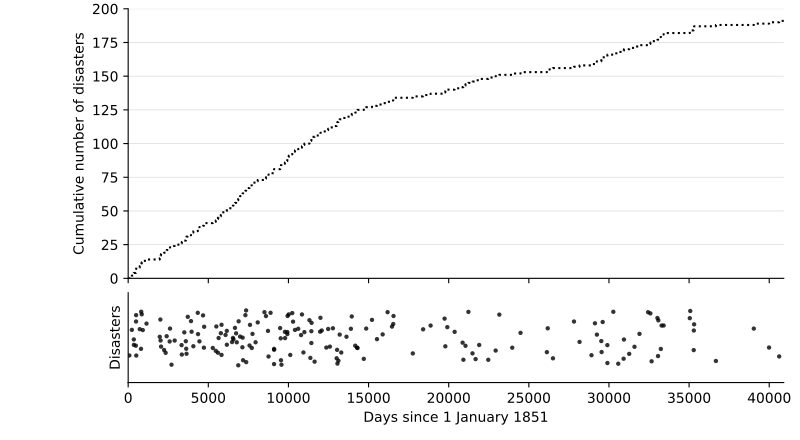

Source code (Python):
"""Plot coal-mining disaster days and their cumulative counting process.

All event days are read from Code/data/coal_disasters.csv. Replacing that file
with a documented 192-event source will update the plot without code changes.
"""

from pathlib import Path

import matplotlib.pyplot as plt
import numpy as np
import pandas as pd


HERE = Path(__file__).resolve().parent
DATA_FILE = HERE.parents[1] / "data" / "coal_disasters.csv"
START_DAY = 0
END_DAY = 40907  # 1 January 1963, following 112 calendar years


def main() -> None:
    days = pd.read_csv(DATA_FILE)["day"].to_numpy(dtype=int)
    days.sort()
    if not len(days) or days[0] < START_DAY or days[-1] >= END_DAY:
        raise ValueError(f"Missing or out-of-range disaster days in {DATA_FILE}")

    # A right-continuous counting process: N(t) jumps by one at each event.
    count_x = np.r_[START_DAY, days, END_DAY]
    count_y = np.r_[0, np.arange(1, len(days) + 1), len(days)]

    fig, (ax_count, ax_events) = plt.subplots(
        2, 1, figsize=(8.0, 4.4), sharex=True,
        gridspec_kw={"height_ratios": [3, 1], "hspace": 0.08},
    )

    ax_count.step(count_x, count_y, where="post", color="black",
                  linestyle=":", linewidth=1.5)
    ax_count.set_ylabel("Cumulative number of disasters")
    ax_count.set_ylim(0, max(200, len(days) + 5))
    ax_count.grid(axis="y", color="0.88", linewidth=0.6)

    # Jitter changes only displayed vertical positions, never event days.
    rng = np.random.default_rng(2026)
    jitter = rng.uniform(-0.34, 0.34, size=len(days))
    ax_events.scatter(days, jitter, s=10, color="black", alpha=0.8,
                      linewidths=0)
    ax_events.set_ylim(-0.55, 0.55)
    ax_events.set_yticks([])
    ax_events.set_ylabel("Disasters")
    ax_events.set_xlabel("Days since 1 January 1851")

    for ax in (ax_count, ax_events):
        ax.set_xlim(START_DAY, END_DAY)
        ax.spines[["top", "right"]].set_visible(False)
    ax_events.set_xticks(np.arange(0, 40001, 5000))

    fig.subplots_adjust(left=0.16, right=0.98, top=0.98, bottom=0.13)
    fig.savefig(HERE / "figure_2-1.pdf")
    plt.close(fig)
    print(f"Plotted {len(days)} disasters from {DATA_FILE}")


if __name__ == "__main__":
    main()
